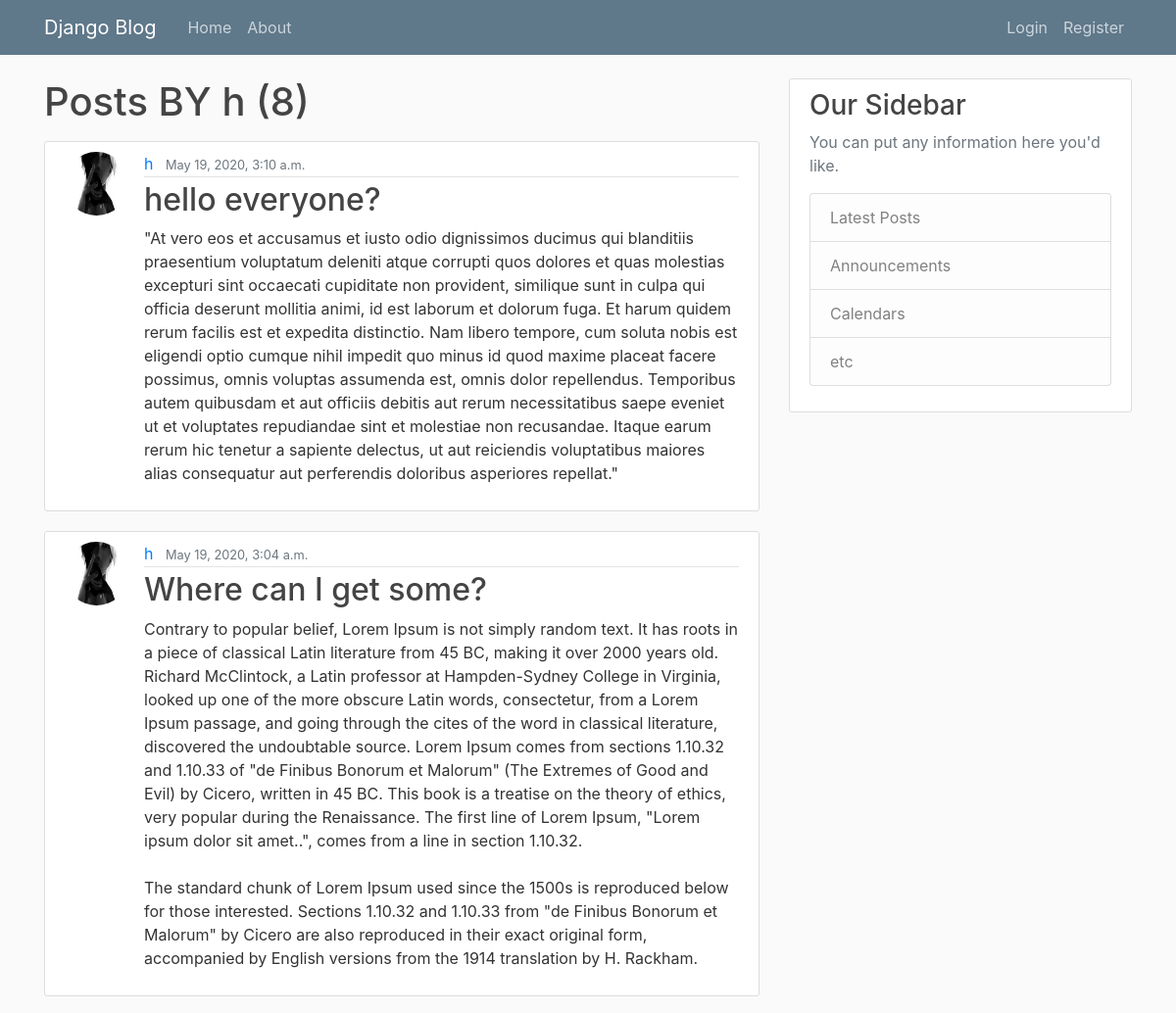
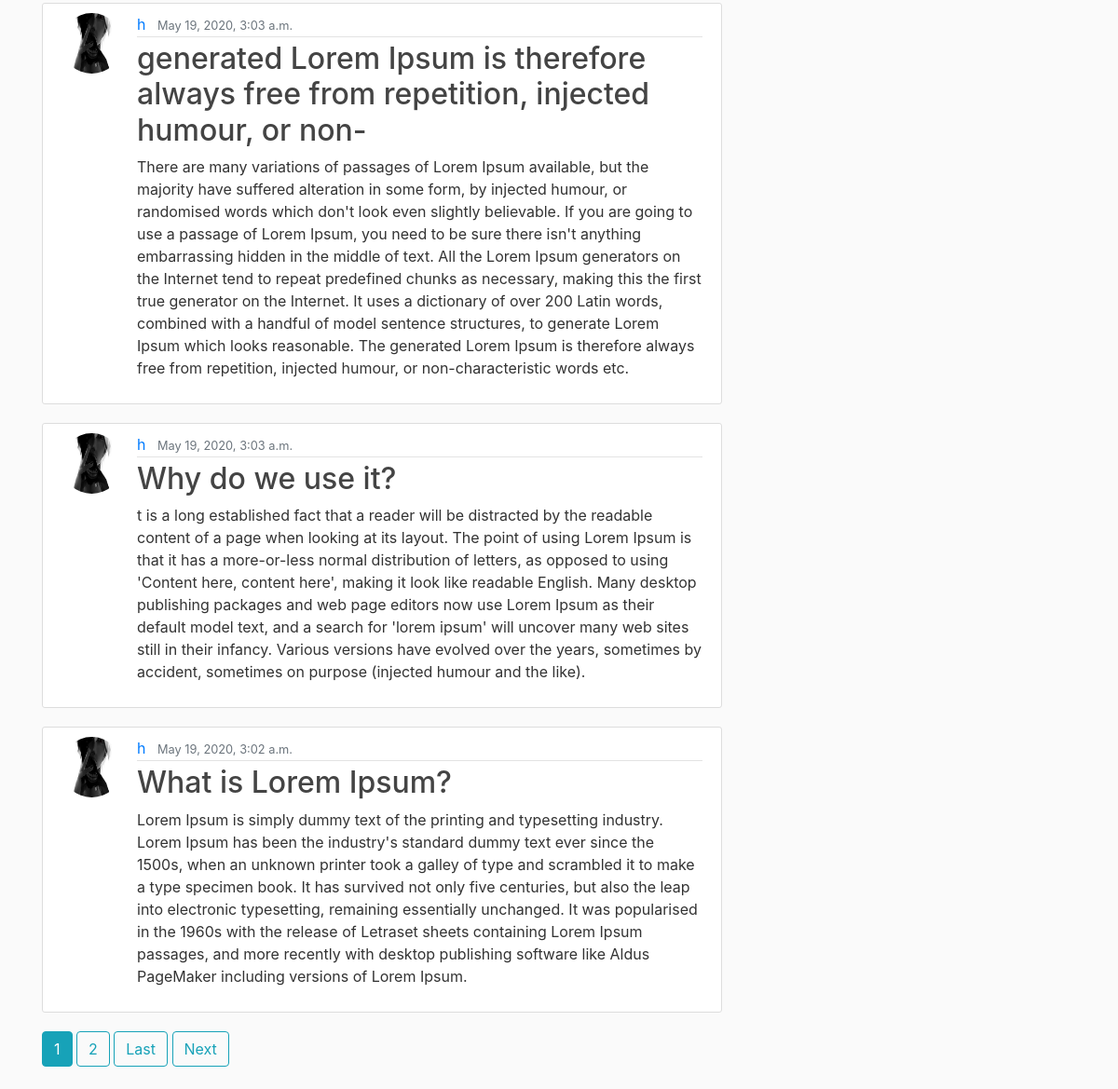
/user/h/, run on the app's committed database (2 pictures, top to bottom).
### blog/models.py (models this page shows, shortened)
class Post(models.Model):
	title = models.CharField(max_length = 100)
	content = models.TextField()
	date_posted = models.DateTimeField(default = timezone.now)
	author = models.ForeignKey(User, on_delete = models.CASCADE)

### users/models.py (models this page shows, shortened)
class Profile(models.Model):
	user = models.OneToOneField(User, on_delete = models.CASCADE)
	image = models.ImageField(default = 'default.jpg', upload_to = 'profile_pics')

### blog/views.py (the view)
# urls.py: path('user/<str:username>/', UserPostListView.as_view(), name = 'user-posts'),
class UserPostListView(ListView):
	model = Post
	template_name = 'blog/user_posts.html'
	context_object_name = 'posts'
	paginate_by = 5
	def get_queryset(self):
		user = get_object_or_404(User, username = self.kwargs.get('username'))
		return Post.objects.order_by('-date_posted').filter(author=user)

### blog/templates/blog/user_posts.html (shortened to what this page needs)
{% extends 'blog/base.html' %}
{% block content %}
<h1 class="label mb-3"> Posts BY {{ view.kwargs.username }} ({{ page_obj.paginator.count }}) </h1>
{% for post in posts %}
<article class="media content-section">
	<img class = "rounded-circle article-img"src="{{ post.author.profile.image.url }}"/>
  <div class="media-body">
    <div class="article-metadata">
      <a class="mr-2" href="{% url 'user-posts' post.author.username %}">{{ post.author }}</a>
      <small class="text-muted">{{ post.date_posted }}</small>
    </div>
    <h2><a class="article-title" href="{% url 'post-detail' post.id  %}">{{ post.title }}</a></h2>
    <p class="article-content">{{ post.content }}</p>
  </div>
</article>
{% endfor %}
{% if is_paginated %}
	{% for num in page_obj.paginator.page_range %}
			{% if page_obj.number == num %}
				<a href="?page={{ num }}" class="btn btn-info mb-4"> {{ num }} </a>
			{% elif num > page_obj.number|add:'-2' and num < page_obj.number|add:'2' %}
				<a href="?page={{ num }}" class="btn btn-outline-info mb-4"> {{ num }} </a>
			{% endif %}
	{% endfor %}
	{% if page_obj.has_next %}
	<a href="?page={{ page_obj.paginator.num_pages }}" class="btn btn-outline-info mb-4"> Last </a>
	<a href="?page={{ page_obj.next_page_number }}" class="btn btn-outline-info mb-4"> Next </a>
	{% endif %}
{% endif %}
{% endblock content %}

### blog/static/blog/main.css (style rules this page uses)
body { background: #fafafa; color: #333333; margin-top: 5rem; }
h1, h2, h3, h4, h5, h6 { color: #444444; }
.content-section { background: #ffffff; padding: 10px 20px; border: 1px solid #dddddd; border-radius: 3px; margin-bottom: 20px; }
.article-title { color: #444444; }
.article-content { white-space: pre-line; }
.article-img { height: 65px; width: 65px; margin-right: 16px; }
.article-metadata { padding-bottom: 1px; margin-bottom: 4px; border-bottom: 1px solid #e3e3e3 }

### data on the page
Post: author.profile.image (picture), author "h", date_posted "May 19, 2020, 3:10 a.m.", title "hello everyone?", content "\"At vero eos et accusamus et iusto odio dignissimos ducimus qui blanditiis praesentium voluptatum deleniti atque corrupti quos dolores et quas molestias excepturi sint occaecati cupiditate non provident, similique sunt in culpa qui officia deserunt mollitia animi, id est laborum et dolorum fuga. Et harum quidem rerum facilis est et expedita distinctio. Nam libero tempore, cum soluta nobis est eligendi optio cumque nihil impedit quo minus id quod maxime placeat facere possimus, omnis voluptas assumenda est, omnis dolor repellendus. Temporibus autem quibusdam et aut officiis debitis aut rerum necessitatibus saepe eveniet ut et voluptates repudiandae sint et molestiae non recusandae. Itaque…"
Post: author.profile.image (picture), author "h", date_posted "May 19, 2020, 3:04 a.m.", title "Where can I get some?", content "Contrary to popular belief, Lorem Ipsum is not simply random text. It has roots in a piece of classical Latin literature from 45 BC, making it over 2000 years old. Richard McClintock, a Latin professor at Hampden-Sydney College in Virginia, looked up one of the more obscure Latin words, consectetur, from a Lorem Ipsum passage, and going through the cites of the word in classical literature, discovered the undoubtable source. Lorem Ipsum comes from sections 1.10.32 and 1.10.33 of \"de Finibus Bonorum et Malorum\" (The Extremes of Good and Evil) by Cicero, written in 45 BC. This book is a treatise on the theory of ethics, very popular during the Renaissance. The first line of Lorem Ipsum,…"
Post: author.profile.image (picture), author "h", date_posted "May 19, 2020, 3:03 a.m.", title "generated Lorem Ipsum is therefore always free from repetition, injected humour, or non-", content "There are many variations of passages of Lorem Ipsum available, but the majority have suffered alteration in some form, by injected humour, or randomised words which don't look even slightly believable. If you are going to use a passage of Lorem Ipsum, you need to be sure there isn't anything embarrassing hidden in the middle of text. All the Lorem Ipsum generators on the Internet tend to repeat predefined chunks as necessary, making this the first true generator on the Internet. It uses a dictionary of over 200 Latin words, combined with a handful of model sentence structures, to generate Lorem Ipsum which looks reasonable. The generated Lorem Ipsum is therefore always free from…"
Post: author.profile.image (picture), author "h", date_posted "May 19, 2020, 3:03 a.m.", title "Why do we use it?", content "t is a long established fact that a reader will be distracted by the readable content of a page when looking at its layout. The point of using Lorem Ipsum is that it has a more-or-less normal distribution of letters, as opposed to using 'Content here, content here', making it look like readable English. Many desktop publishing packages and web page editors now use Lorem Ipsum as their default model text, and a search for 'lorem ipsum' will uncover many web sites still in their infancy. Various versions have evolved over the years, sometimes by accident, sometimes on purpose (injected humour and the like)."
Post: author.profile.image (picture), author "h", date_posted "May 19, 2020, 3:02 a.m.", title "What is Lorem Ipsum?", content "Lorem Ipsum is simply dummy text of the printing and typesetting industry. Lorem Ipsum has been the industry's standard dummy text ever since the 1500s, when an unknown printer took a galley of type and scrambled it to make a type specimen book. It has survived not only five centuries, but also the leap into electronic typesetting, remaining essentially unchanged. It was popularised in the 1960s with the release of Letraset sheets containing Lorem Ipsum passages, and more recently with desktop publishing software like Aldus PageMaker including versions of Lorem Ipsum."

### other printed values
{{ view.kwargs.username }} "h"
{{ page_obj.paginator.count }} "8"
{{ num }} "1"
{{ num }} "2"
